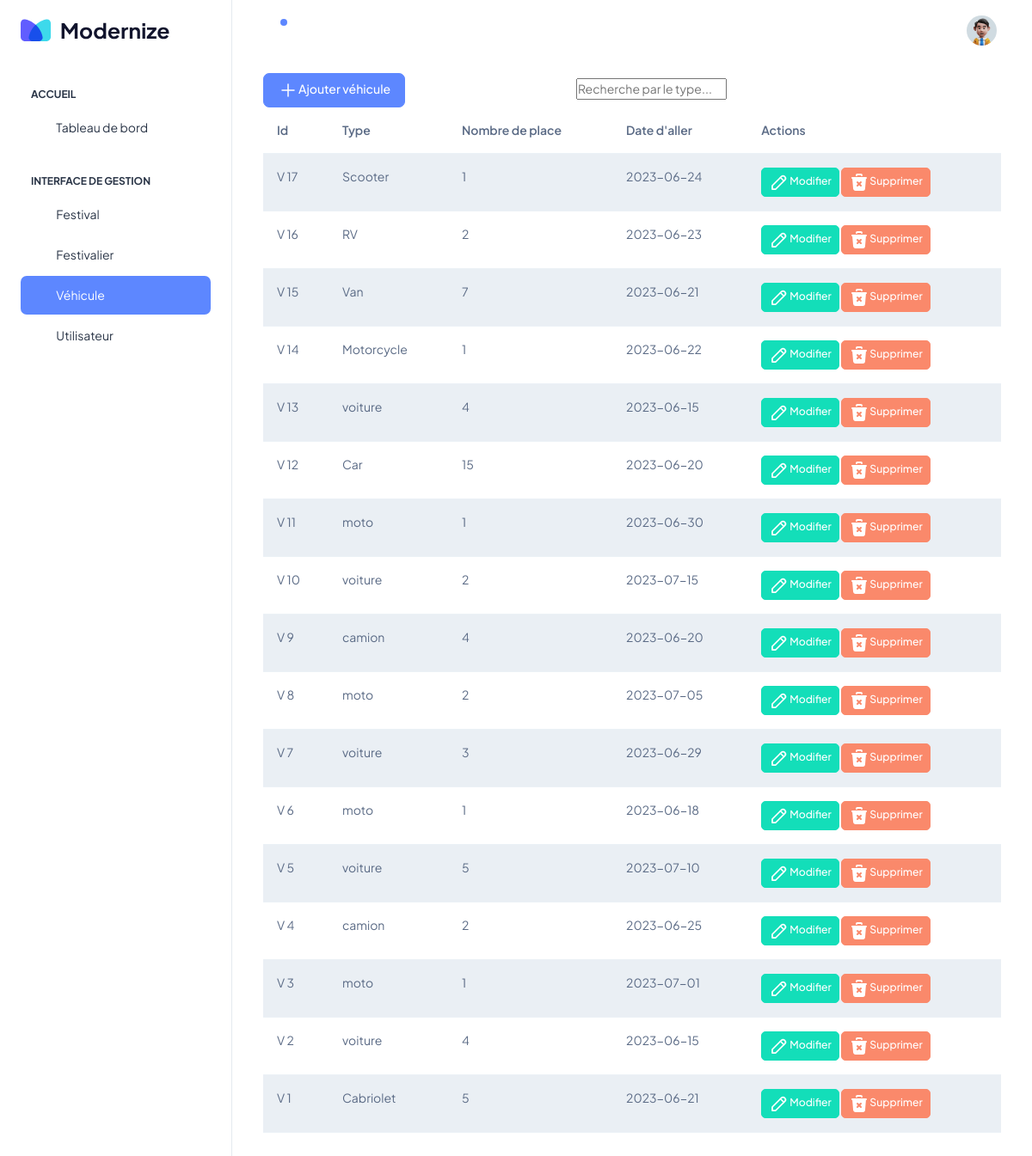
Page /index.php?action=vehicule (signed in) on the committed database.
### tables this page shows
CREATE TABLE IF NOT EXISTS `vehicule` (
  `id_vehicule_festival` int NOT NULL AUTO_INCREMENT,
  `type` varchar(50) NOT NULL,
  `place` varchar(2) NOT NULL,
  `datealler` date NOT NULL,
  `dateretour` date DEFAULT NULL,
  PRIMARY KEY (`id_vehicule_festival`)
);

### app/Controllers/BaseController.php (called while the page is built, shortened)
<?php
class BaseController
{
    public static function view($view, $data = NULL)
    {
        require "resources/views/" . $view . ".php";
    }
}

### app/Controllers/VehiculeController.php (called while the page is built, shortened)
<?php
class VehiculeController extends BaseController
{
    public static function getModel()
    {
        if (is_null(static::$model)) {
            static::$model = new Vehicule();
        }
        return static::$model;
    }
    public static function indexAction()
    {
        $vehicules = static::getModel()->latest();
        static::view("vehicule", $vehicules);
    }
}

### app/models/Model.php (called while the page is built, shortened)
<?php
class Model
{
    protected static $db;
     public function getId_vehicule_festival()
     {
         return $this->id_vehicule_festival;
     }
    public static function database()
    {
        if (is_null(static::$db)) {
            static::$db = new PDO('mysql:dbname=festivoiturage;host=localhost', "root", "");
        }
        return static::$db;
    }
}

### app/models/Vehicule.php (called while the page is built, shortened)
<?php
class Vehicule extends Model
{
    private $type;
    private $place;
    private $datealler;
    public function getType()
    {
        return $this->type;
    }
    public function getPlace()
    {
        return $this->place;
    }
    public function getDatealler()
    {
        return $this->datealler;
    }
    public function latest()
    {
        return static::database()->query('SELECT * FROM vehicule order by id_vehicule_festival DESC')
            ->fetchAll(PDO::FETCH_CLASS, __CLASS__);
    }
}

### resources/views/vehicule.php (the view, shortened to what this page needs)
       <a href="index.php?action=createVehicule" class="btn btn-primary">Ajouter véhicule</a>
&emsp; &emsp; &emsp; &emsp; &emsp; &emsp; &emsp; &emsp; &emsp; &emsp; &emsp; &emsp;  <input type="text" id="myInput" onkeyup="myFunction()" placeholder="Recherche par le type...">
    <table class="table table-striped" id="myTable">
        <thead>
        <tr>
            <th>Id</th>
            <th>Type</th>
            <th>Nombre de place</th>
            <th>Date d'aller</th>
            <th>Actions</th>
        </tr>
        </thead>
        <tbody>
        <?php
        foreach ($data as $vehicule): ?>
            <tr>
                <td>V <?= $vehicule->getId_vehicule_festival() ?></td>
                <td><?= $vehicule->getType() ?></td>
                <td><?= $vehicule->getPlace() ?> </td>
                <td><?= $vehicule->getDatealler() ?></td>
                <td>
                    <a href="index.php?action=editVehicule&id_vehicule_festival=<?php echo $vehicule->getId_vehicule_festival() ?>" class="btn btn-success btn-sm">Modifier</a>
                    <a onclick="return confirm('Voulez vous vraiment supprimer la vehicule <?= $vehicule->getType() ?>');" href="index.php?action=destroyVehicule&id_vehicule_festival=<?php echo $vehicule->getId_vehicule_festival() ?>" class="btn btn-danger btn-sm">Supprimer</a>
                </td>
            </tr>
        <?php endforeach; ?>
        </tbody>
    </table>
    </div>
  </div>
  <?php
include_once 'layout.php';
?>

### rows in the picture
vehicule: id_vehicule_festival "17", type "Scooter", place "1", datealler "2023-06-24"
vehicule: id_vehicule_festival "16", type "RV", place "2", datealler "2023-06-23"
vehicule: id_vehicule_festival "15", type "Van", place "7", datealler "2023-06-21"
vehicule: id_vehicule_festival "14", type "Motorcycle", place "1", datealler "2023-06-22"
vehicule: id_vehicule_festival "13", type "voiture", place "4", datealler "2023-06-15"
vehicule: id_vehicule_festival "12", type "Car", place "15", datealler "2023-06-20"
vehicule: id_vehicule_festival "11", type "moto", place "1", datealler "2023-06-30"
vehicule: id_vehicule_festival "10", type "voiture", place "2", datealler "2023-07-15"
vehicule: id_vehicule_festival "9", type "camion", place "4", datealler "2023-06-20"
vehicule: id_vehicule_festival "8", type "moto", place "2", datealler "2023-07-05"
vehicule: id_vehicule_festival "7", type "voiture", place "3", datealler "2023-06-29"
vehicule: id_vehicule_festival "6", type "moto", place "1", datealler "2023-06-18"
vehicule: id_vehicule_festival "5", type "voiture", place "5", datealler "2023-07-10"
vehicule: id_vehicule_festival "4", type "camion", place "2", datealler "2023-06-25"
vehicule: id_vehicule_festival "3", type "moto", place "1", datealler "2023-07-01"
vehicule: id_vehicule_festival "2", type "voiture", place "4", datealler "2023-06-15"
vehicule: id_vehicule_festival "1", type "Cabriolet", place "5", datealler "2023-06-21"
